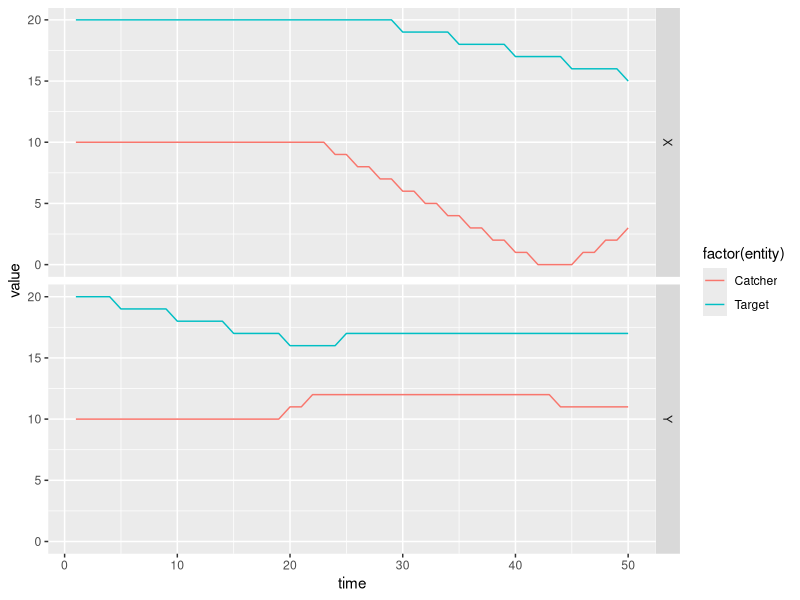

Generate this figure with R:
#'
#'@author Ram Narasimhan
#'Based on the problem idea by Krishna Alamuru
#'
rm(list=ls())
library(ggplot2) #needed for plotting
library(reshape2)

################

outOfBoundsX <- function(newx){
  if(newx <0) return (TRUE)
  if(newx > (numBlocksX*blockLength)) return (TRUE)
  return (FALSE)
}

outOfBoundsY <- function(newy){
  if(newy <0) return (TRUE)                       
  if(newy > (numBlocksY*blockLength)) return (TRUE)
  return (FALSE)
}

is_entity_at_intersection <- function(xt, yt){
  if(!(xt %% blockLength)) return(TRUE)
  if(!(yt %% blockLength)) return(TRUE)  
  return(FALSE)
}

getDirection <- function(xe,ye,dir) {
  done=FALSE
  if(is_entity_at_intersection(xe,ye)){
    #get a new direction. Option to change exists.
    if(debug_print) print("at intersection")
    while(!done){
      done = TRUE
      consider_dir <- sample(4,1)
      newx <- xe + orientationX[consider_dir]      
      newy <- ye + orientationY[consider_dir]      
      #Check if new direction is a legal direction
      if(outOfBoundsX(newx) || (outOfBoundsY(newy))) done=FALSE       
    }
    dir <- consider_dir #found a new direction to move
  }
  
  if(dir==0)   stop("Error: Direction is zero. Check initial position.")
  return (dir)    
}

getNextXYForEntity  <- function(tsim, entity, xe, ye, direction) {
  if( (entity==catcher) && (tsim < catcherDelay))  {
    if(debug_print) print("catcher can't move yet")
    return(c(xe, ye, direction)) #catcher can't move yet    
  }
  
  if(!(tsim %% rate[entity])) { #moves only every rate beats
    xe <- xe + orientationX[direction]      
    ye <- ye + orientationY[direction]      
    direction <- getDirection(xe, ye, direction)
  } #else just continue
  
  if(debug) print(paste("getNext", entity, xe, ye, direction)) #for debugging
  
  return(c(xe, ye, direction))
}

# This function checks for the termination condition.
#' @return TRUE if catcher has caught up with target
catcher_found_target <- function(tsim, df) {
  #have to be in the same (x,y) spot at the same time.
  if((df$targetX[tsim] == df$catcherX[tsim]) && 
       (df$targetY[tsim] == df$catcherY[tsim])) return(TRUE)
  return(FALSE)
}

#' this function is just for plotting the progress of the 
#' target and the catcher with X. (It is a time-series plot)
#' Faceting is used just to make it visually easier to see how the 
#' two entities are moving around.
#' When the two x-coords and the two y-coords are the same, the target has been 'caught'
#' 
drawProgress <- function(df){  
  useful_rows <- max(which(df$targetX != 0)) #cut out the bottom part which is all zeros
  useful_df <- df[1:useful_rows , ]
  useful_df <- melt(useful_df, id.vars="time")
  useful_df$entity <- (useful_df$variable=="targetX")
  
  #introduce two new indicator columns. They are useful to split the graph using facet_grid
  #useful$X is X for targetX or CatcherX rows, 'Y' othw in the melted df
  useful_df$X <- ifelse( useful_df$variable=="targetX"|useful_df$variable=="catcherX", "X", "Y")
  useful_df$entity <- ifelse( useful_df$variable=="targetX"|useful_df$variable=="targetY", "Target", "Catcher")
  
  p <- ggplot(useful_df, aes(x=time, y=value, group=variable)) + geom_line(aes(color=factor(entity)))
  p <- p + facet_grid(X ~ . )
  p
}

# a simpler plotting function. But the interpretation is less clearer
drawProgress2 <- function(df){  
  useful_rows <- max(which(df$targetX != 0)) #cut out the bottom part which is all zeros
  useful_df <- df[1:useful_rows , ]
  p <- ggplot(useful_df, aes(x=time)) + geom_line(aes(y=targetX), color="darkred")+ geom_line(aes(y=targetY)) +
    geom_line(aes(y=catcherX), color="red")+ geom_line(aes(y=catcherY), color="darkgreen")
  p <- p + facet_grid()
}

### end of functions



### CONSTANTS
orientationX <- c(-1,0,1,0)
orientationY <- c(0,1,0,-1)

#this is just used for visual debugging
visualDir <- c("Left", "Up", "Right", "Down")

#####
#' Set up the starting parameters here
target <- 1 #just an index to refer to the entity
catcher <- 2  #just an index to refer to the catcher

direction <- c(0,0) #dir[1] refers to the targets direction. 
#' dir[2] refers to catcher's direction
colx <- c(0,0); coly <- c(0,0) # initialize with zeros
colx[target] <- 2 # x-coord of target is stored in this column
coly[target] <- 3
colx[catcher] <- 4
coly[catcher] <- 5

#geography
numBlocksX  <- 5
numBlocksY  <- 4
blockLength <- 10


####
debug <- 0 #1 if debug mode is on
debug_print <- 1
#####

#time parameters
tEndSim <- 50
rate <- c(5,2) #target, catcher
#rate <- c(1,1) #target, catcher
#the above means that the target moves at some speed. once every t beats
#the catcher moves at a different speed. Once every c beats
catcherDelay <- 20 #number of beats after which catcher starts search

# Initialization for this run
x <- c(0,0); y <- c(0,0) # initialize with placeholders
x[target] <- 20 #starting point for target
y[target] <- 20 #starting point for target
x[catcher] <- 10 #starting point for catcher
y[catcher] <- 10 #starting point for catcher

# df is a data frame with lots of 0s
targetX <- rep(0, tEndSim); targetY <- rep(0, tEndSim);
catcherX <- rep(0, tEndSim); catcherY <- rep(0, tEndSim);
df <- data.frame(time=1:tEndSim, targetX, targetY, catcherX, catcherY)


#set an initial direction for both Catcher and Target
direction[target] <- getDirection(x[target], y[target], 0)
direction[catcher] <- getDirection(x[catcher], y[catcher], 0)

#one replication of the catcher chasing target
for(tsim in 1:tEndSim) {
  for (entity in target:catcher)  {
    if(!tsim %% 100) print(tsim) #progress report
    xyd <- getNextXYForEntity(tsim, entity, x[entity], y[entity], direction[entity]) 
    x[entity] <- xyd[1]; y[entity] <- xyd[2]; 
    df[tsim,colx[entity]] <- xyd[1] #store the x coord
    df[tsim,coly[entity]] <- xyd[2] #store the y coord
    direction[entity]     <- xyd[3]
    if(debug_print)
      print(paste(tsim,":", x[entity],y[entity],visualDir[direction[entity]]))
  }
  
  if(catcher_found_target(tsim, df)) {
    print(tsim)
    break
  }
}


#hist(df$targetY)
drawProgress(df)

head(df)

# # Make multiple runs (Replication of simulation) and take the average of stats
# st <- data.frame()
# st_row<- vector()
# for(i in 1:kNumReplications) {
#   area_df <- resetIteration() #initialize the Area (cells)
#   
#   seedAreaWithPioneers(numPioneers,seeding.opt)
#   simstats <- accommodateSettlers(kNumSettlers, settling.option)    #one run
#   found.home <- simstats[1]
#   max.look.around <- simstats[2]
#   #instrumented metrics for this iterations
#   st_row <- store_iteration_stats(i, kNumSettlers, found.home, max.look.around)
#   st <- rbind(st,st_row)
# }
# 
# #Render the plot
# p <- drawArea(area_df)
# p
# names(st) <- c("Iter", "FoundHome", "NumSettlers", "Percent")
# st



# Future ideas to explore
# directions more than 4?!
# more than one catcher
#get rid of bounds!


